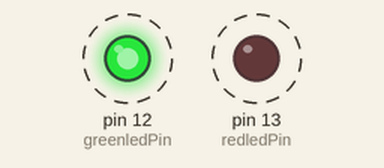
The sketch below on a simulated Arduino Uno, built with avr-gcc and run on an emulated ATmega328P. Parts: output pins drawn as LEDs (lit = HIGH). Dashed ring = blinking.

Above: at 0.15 s.
Timing chart, 0 to 3.0 s (numbered marks = the images above):
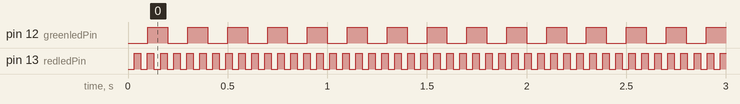

The sketch:

TP1-7.ino
```cpp
#include <TimerOne.h>
const int redledPin = 13;
const int greenledPin = 12;
volatile byte state = LOW;

void setup() {
   pinMode(redledPin, OUTPUT);
   pinMode(greenledPin, OUTPUT);
   TIMSK2 = (TIMSK2 & B11111110) | 0x01;
   TCCR2B = (TCCR2B & B11111000) | 0x07;
   Timer1.initialize(100000);
   Timer1.attachInterrupt( timerIsr );
}


void loop() {
   digitalWrite(redledPin, state);
}


ISR(TIMER2_OVF_vect){
   state = !state;
}

void timerIsr()
{
    digitalWrite( greenledPin, digitalRead( greenledPin ) ^ 1 );
}
```

Measured:
- by itself, pin 12 (greenledPin): alternates HIGH for 0.10 s and LOW for 0.10 s
- by itself, pin 13 (redledPin): alternates HIGH for 0.03 s and LOW for 0.03 s
